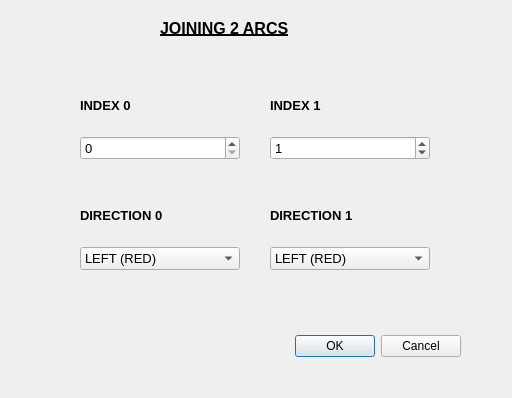
<?xml version="1.0" encoding="UTF-8"?>
<ui version="4.0">
 <class>JoinWindow</class>
 <widget class="QDialog" name="JoinWindow">
  <property name="geometry">
   <rect>
    <x>0</x>
    <y>0</y>
    <width>512</width>
    <height>398</height>
   </rect>
  </property>
  <property name="windowTitle">
   <string>Dialog</string>
  </property>
  <widget class="QDialogButtonBox" name="buttonBox">
   <property name="geometry">
    <rect>
     <x>120</x>
     <y>330</y>
     <width>341</width>
     <height>32</height>
    </rect>
   </property>
   <property name="orientation">
    <enum>Qt::Horizontal</enum>
   </property>
   <property name="standardButtons">
    <set>QDialogButtonBox::Cancel|QDialogButtonBox::Ok</set>
   </property>
  </widget>
  <widget class="QWidget" name="verticalLayoutWidget">
   <property name="geometry">
    <rect>
     <x>80</x>
     <y>80</y>
     <width>160</width>
     <height>80</height>
    </rect>
   </property>
   <layout class="QVBoxLayout" name="verticalLayout">
    <item>
     <widget class="QLabel" name="label">
      <property name="font">
       <font>
        <pointsize>10</pointsize>
        <weight>75</weight>
        <bold>true</bold>
        <underline>false</underline>
        <kerning>true</kerning>
       </font>
      </property>
      <property name="text">
       <string>INDEX 0</string>
      </property>
     </widget>
    </item>
    <item>
     <widget class="QSpinBox" name="foat_join_index_0_spinbox">
      <property name="font">
       <font>
        <pointsize>10</pointsize>
       </font>
      </property>
      <property name="maximum">
       <number>100</number>
      </property>
     </widget>
    </item>
   </layout>
  </widget>
  <widget class="QWidget" name="verticalLayoutWidget_2">
   <property name="geometry">
    <rect>
     <x>270</x>
     <y>80</y>
     <width>160</width>
     <height>80</height>
    </rect>
   </property>
   <layout class="QVBoxLayout" name="verticalLayout_2">
    <item>
     <widget class="QLabel" name="label_2">
      <property name="font">
       <font>
        <pointsize>10</pointsize>
        <weight>75</weight>
        <bold>true</bold>
       </font>
      </property>
      <property name="text">
       <string>INDEX 1</string>
      </property>
     </widget>
    </item>
    <item>
     <widget class="QSpinBox" name="foat_join_index_1_spinbox">
      <property name="font">
       <font>
        <pointsize>10</pointsize>
       </font>
      </property>
      <property name="maximum">
       <number>100</number>
      </property>
      <property name="value">
       <number>1</number>
      </property>
     </widget>
    </item>
   </layout>
  </widget>
  <widget class="QWidget" name="verticalLayoutWidget_3">
   <property name="geometry">
    <rect>
     <x>80</x>
     <y>190</y>
     <width>160</width>
     <height>80</height>
    </rect>
   </property>
   <layout class="QVBoxLayout" name="verticalLayout_3">
    <item>
     <widget class="QLabel" name="label_3">
      <property name="font">
       <font>
        <pointsize>10</pointsize>
        <weight>75</weight>
        <bold>true</bold>
       </font>
      </property>
      <property name="text">
       <string>DIRECTION 0</string>
      </property>
     </widget>
    </item>
    <item>
     <widget class="QComboBox" name="foat_join_direction_0_comboBox">
      <property name="font">
       <font>
        <pointsize>10</pointsize>
       </font>
      </property>
      <item>
       <property name="text">
        <string>LEFT (RED)</string>
       </property>
      </item>
      <item>
       <property name="text">
        <string>RIGHT (GREEN)</string>
       </property>
      </item>
     </widget>
    </item>
   </layout>
  </widget>
  <widget class="QWidget" name="verticalLayoutWidget_4">
   <property name="geometry">
    <rect>
     <x>270</x>
     <y>190</y>
     <width>160</width>
     <height>80</height>
    </rect>
   </property>
   <layout class="QVBoxLayout" name="verticalLayout_4">
    <item>
     <widget class="QLabel" name="label_4">
      <property name="font">
       <font>
        <pointsize>10</pointsize>
        <weight>75</weight>
        <bold>true</bold>
       </font>
      </property>
      <property name="text">
       <string>DIRECTION 1</string>
      </property>
     </widget>
    </item>
    <item>
     <widget class="QComboBox" name="foat_join_direction_1_comboBox">
      <property name="font">
       <font>
        <pointsize>10</pointsize>
       </font>
      </property>
      <item>
       <property name="text">
        <string>LEFT (RED)</string>
       </property>
      </item>
      <item>
       <property name="text">
        <string>RIGHT (GREEN)</string>
       </property>
      </item>
     </widget>
    </item>
   </layout>
  </widget>
  <widget class="QLabel" name="label_5">
   <property name="geometry">
    <rect>
     <x>160</x>
     <y>20</y>
     <width>191</width>
     <height>16</height>
    </rect>
   </property>
   <property name="font">
    <font>
     <pointsize>12</pointsize>
     <weight>75</weight>
     <bold>true</bold>
     <underline>true</underline>
    </font>
   </property>
   <property name="text">
    <string>JOINING 2 ARCS</string>
   </property>
  </widget>
 </widget>
 <resources/>
 <connections>
  <connection>
   <sender>buttonBox</sender>
   <signal>accepted()</signal>
   <receiver>JoinWindow</receiver>
   <slot>accept()</slot>
   <hints>
    <hint type="sourcelabel">
     <x>248</x>
     <y>254</y>
    </hint>
    <hint type="destinationlabel">
     <x>157</x>
     <y>274</y>
    </hint>
   </hints>
  </connection>
  <connection>
   <sender>buttonBox</sender>
   <signal>rejected()</signal>
   <receiver>JoinWindow</receiver>
   <slot>reject()</slot>
   <hints>
    <hint type="sourcelabel">
     <x>316</x>
     <y>260</y>
    </hint>
    <hint type="destinationlabel">
     <x>286</x>
     <y>274</y>
    </hint>
   </hints>
  </connection>
 </connections>
</ui>
